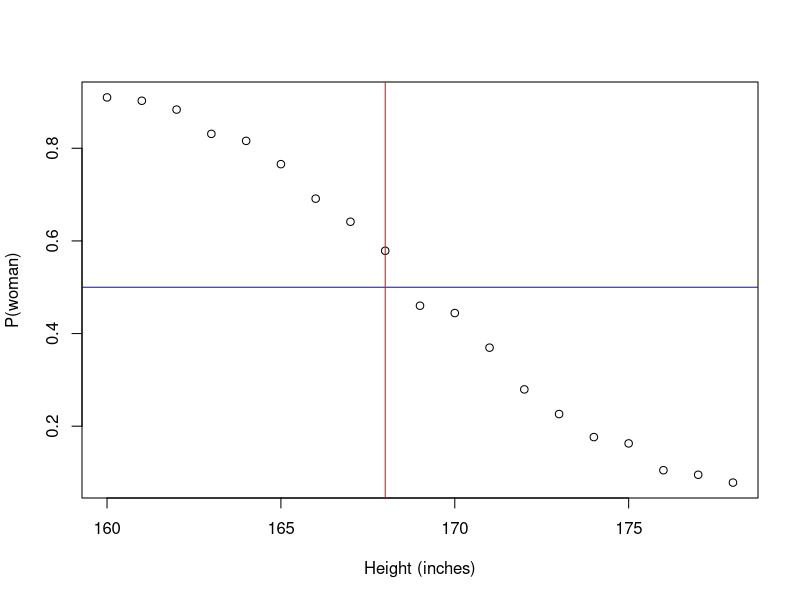

The R script that drew this image:
## ---- chunk 1
knitr::opts_chunk$set(echo = TRUE)
## ---- chunk 2
n = 1000
y = rbinom(n,1,0.25)
##proportion of ones Pr(Y)
sum(y==1)/length(y)
##expectaion of Y
mean(y)
## ---- chunk 3
n = 10000
set.seed(1)
men = rnorm(n,176,7) #height in centimeters
women = rnorm(n,162,7) #height in centimeters
y = c(rep(0,n),rep(1,n))
x = round(c(men,women))
##mix it up
ind = sample(seq(along=y))
y = y[ind]
x = x[ind]
## ---- chunk 4
mean(y[x==176])
## ---- chunk 5
xs <- seq(160,178)
p_ys <- sapply(xs,function(k){
  mean(y[x==k])
  })
plot(xs,p_ys, xlab="Height (inches)",ylab="P(woman)" )
abline(h=0.5, col = "blue")
abline(v=168, col = "red")
max(xs[p_ys > 0.5])
